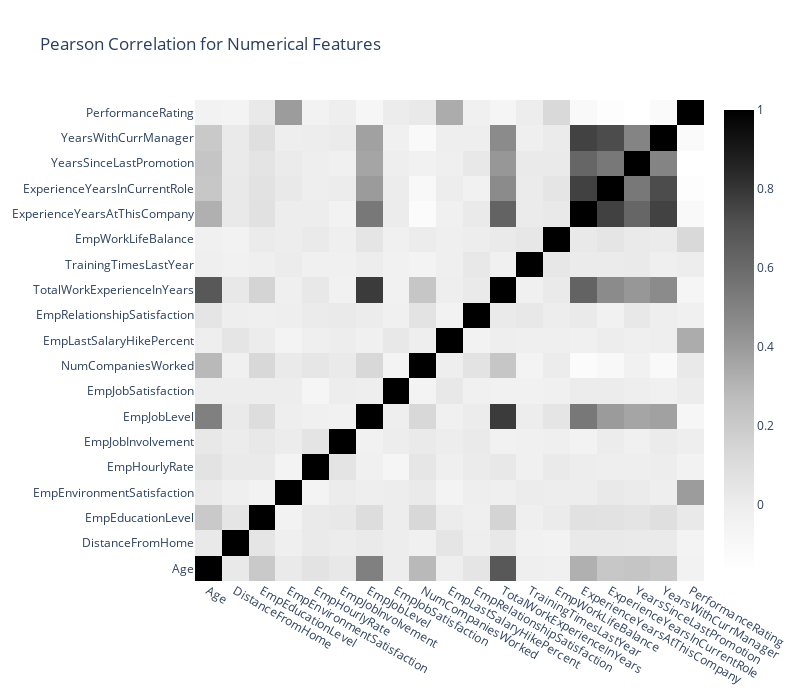

Source (notebook cell):
### Markdown cell above
#### <span style="font-family:cursive">Checking Feature Correlation </span> 
>The next tool in a data explorer's arsenal is that of a correlation matrix. By plotting a correlation matrix, we have a very nice overview of how the features are related to one another.

### Code cell
numerical = ['Age', 'DistanceFromHome', 'EmpEducationLevel', 'EmpEnvironmentSatisfaction', 'EmpHourlyRate'
 , 'EmpJobInvolvement', 'EmpJobLevel', 'EmpJobSatisfaction'
 , 'NumCompaniesWorked', 'EmpLastSalaryHikePercent'
 , 'EmpRelationshipSatisfaction', 'TotalWorkExperienceInYears'
 , 'TrainingTimesLastYear', 'EmpWorkLifeBalance'
 , 'ExperienceYearsAtThisCompany', 'ExperienceYearsInCurrentRole'
 , 'YearsSinceLastPromotion', 'YearsWithCurrManager'
 , 'PerformanceRating']

data = [go.Heatmap(
        z=df[numerical].astype(float).corr().values, # Generating the Pearson correlation
        x=df[numerical].columns.values,
        y=df[numerical].columns.values,
        colorscale='greys',
        reversescale = False,
        opacity = 1.0   
    )
       ]


layout = go.Layout(
    title='Pearson Correlation for Numerical Features',
    xaxis = dict(ticks='', nticks=36),
    yaxis = dict(ticks='' ),
    width = 800, height = 700,
    
)


fig = go.Figure(data=data, layout=layout)
py.iplot(fig, filename='labelled-heatmap')

### Figure 1 — Plotly figure (JSON) as saved in the notebook; plotly's stock layout.template omitted (floating-point values rounded to 4 significant figures; data arrays with more than 128 entries replaced by an {"elided": "..."} marker saying what was removed)
{"data": [{"colorscale": [[0, "rgb(255,255,255)"], [0.125, "rgb(240,240,240)"], [0.25, "rgb(217,217,217)"], [0.375, "rgb(189,189,189)"], [0.5, "rgb(150,150,150)"], [0.625, "rgb(115,115,115)"], [0.75, "rgb(82,82,82)"], [0.875, "rgb(37,37,37)"], [1, "rgb(0,0,0)"]], "opacity": 1, "reversescale": false, "type": "heatmap", "x": ["Age", "DistanceFromHome", "EmpEducationLevel", "EmpEnvironmentSatisfaction", "EmpHourlyRate", "EmpJobInvolvement", "EmpJobLevel", "EmpJobSatisfaction", "NumCompaniesWorked", "EmpLastSalaryHikePercent", "EmpRelationshipSatisfaction", "TotalWorkExperienceInYears", "TrainingTimesLastYear", "EmpWorkLifeBalance", "ExperienceYearsAtThisCompany", "ExperienceYearsInCurrentRole", "YearsSinceLastPromotion", "YearsWithCurrManager", "PerformanceRating"], "y": ["Age", "DistanceFromHome", "EmpEducationLevel", "EmpEnvironmentSatisfaction", "EmpHourlyRate", "EmpJobInvolvement", "EmpJobLevel", "EmpJobSatisfaction", "NumCompaniesWorked", "EmpLastSalaryHikePercent", "EmpRelationshipSatisfaction", "TotalWorkExperienceInYears", "TrainingTimesLastYear", "EmpWorkLifeBalance", "ExperienceYearsAtThisCompany", "ExperienceYearsInCurrentRole", "YearsSinceLastPromotion", "YearsWithCurrManager", "PerformanceRating"], "z": {"elided": "19x19 float values"}}], "layout": {"height": 700, "title": {"text": "Pearson Correlation for Numerical Features"}, "width": 800, "xaxis": {"nticks": 36, "ticks": ""}, "yaxis": {"ticks": ""}}}
